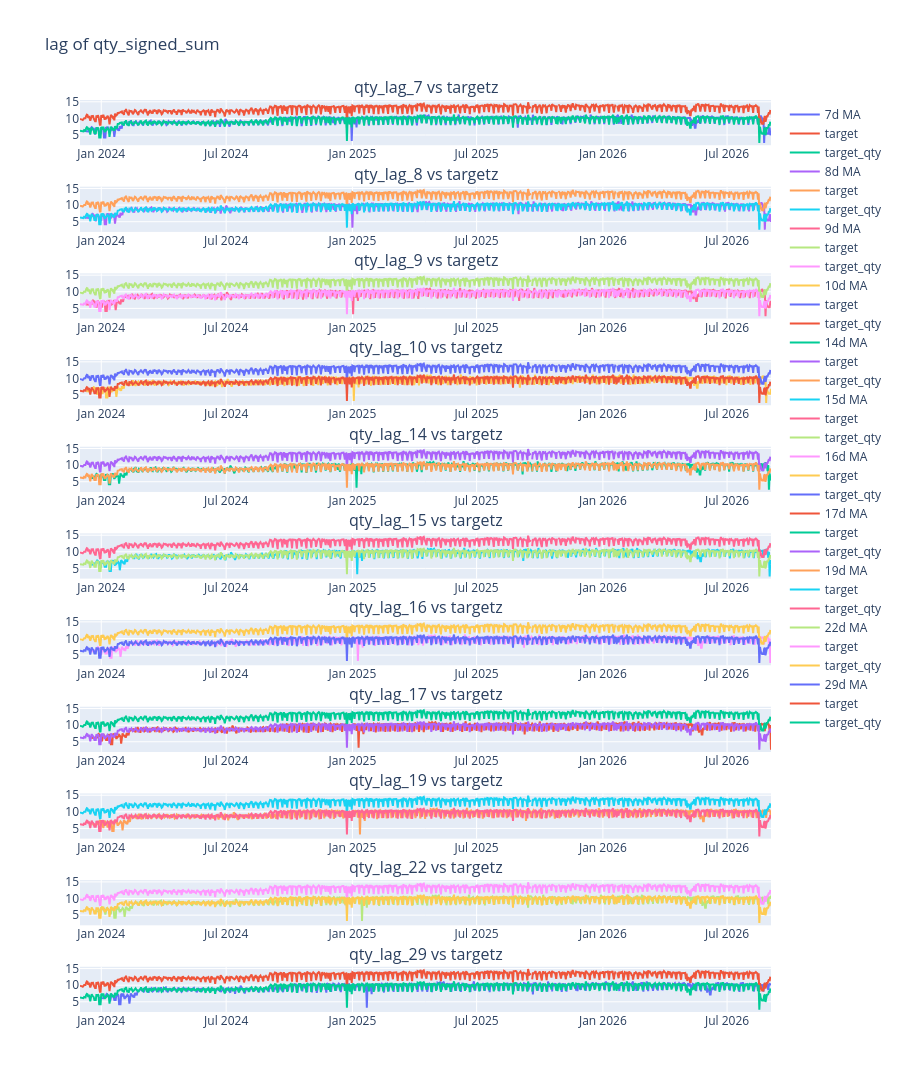
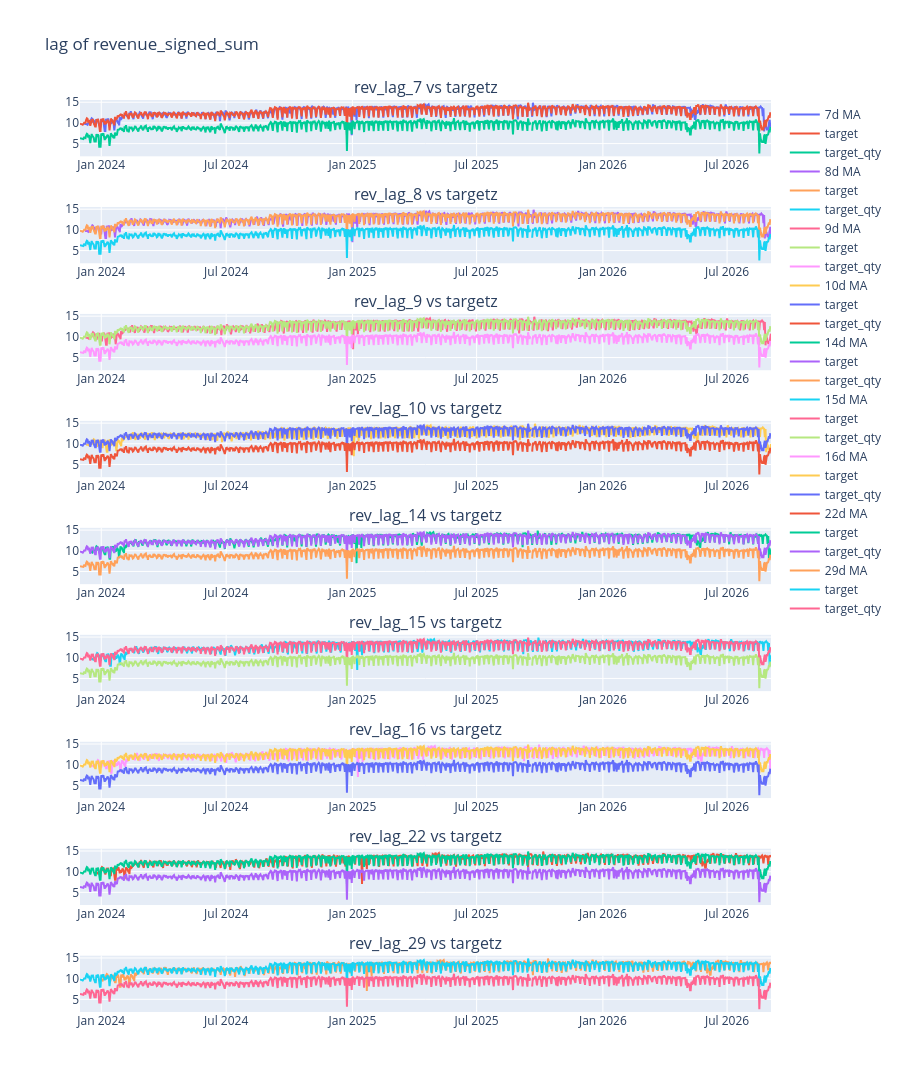
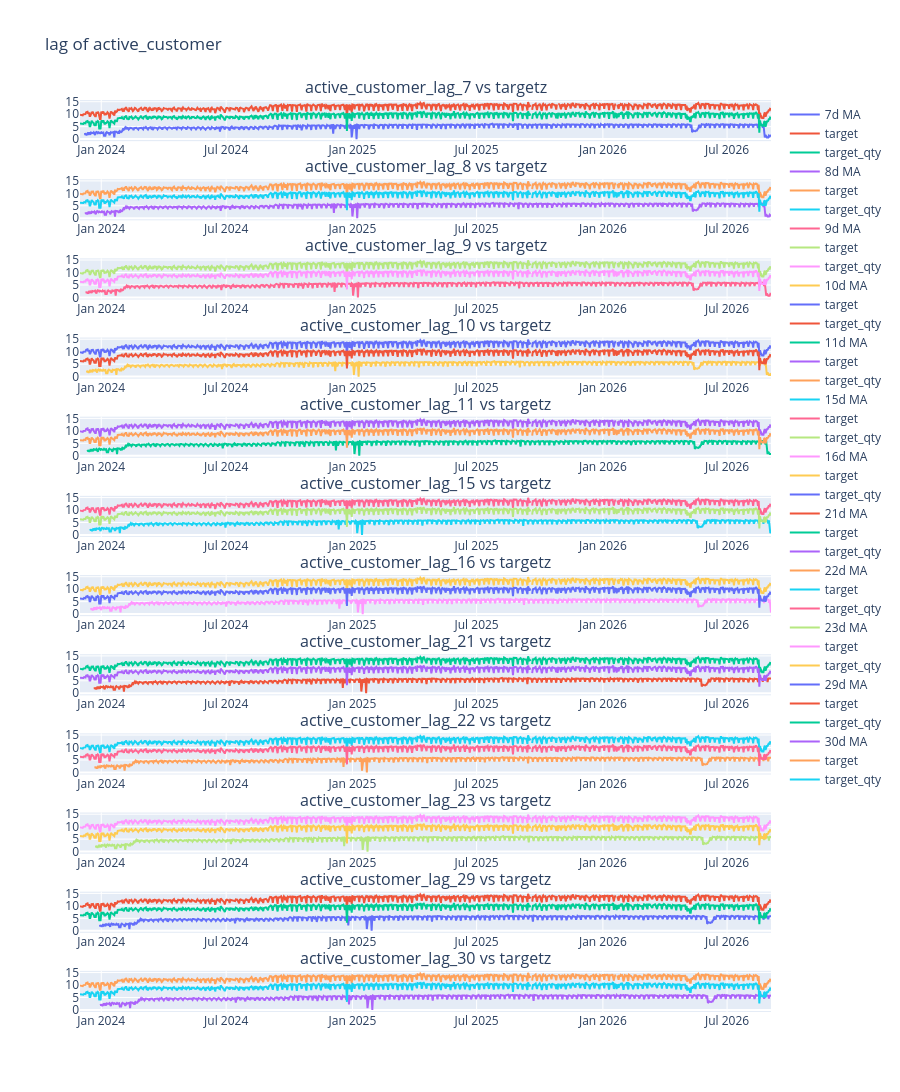
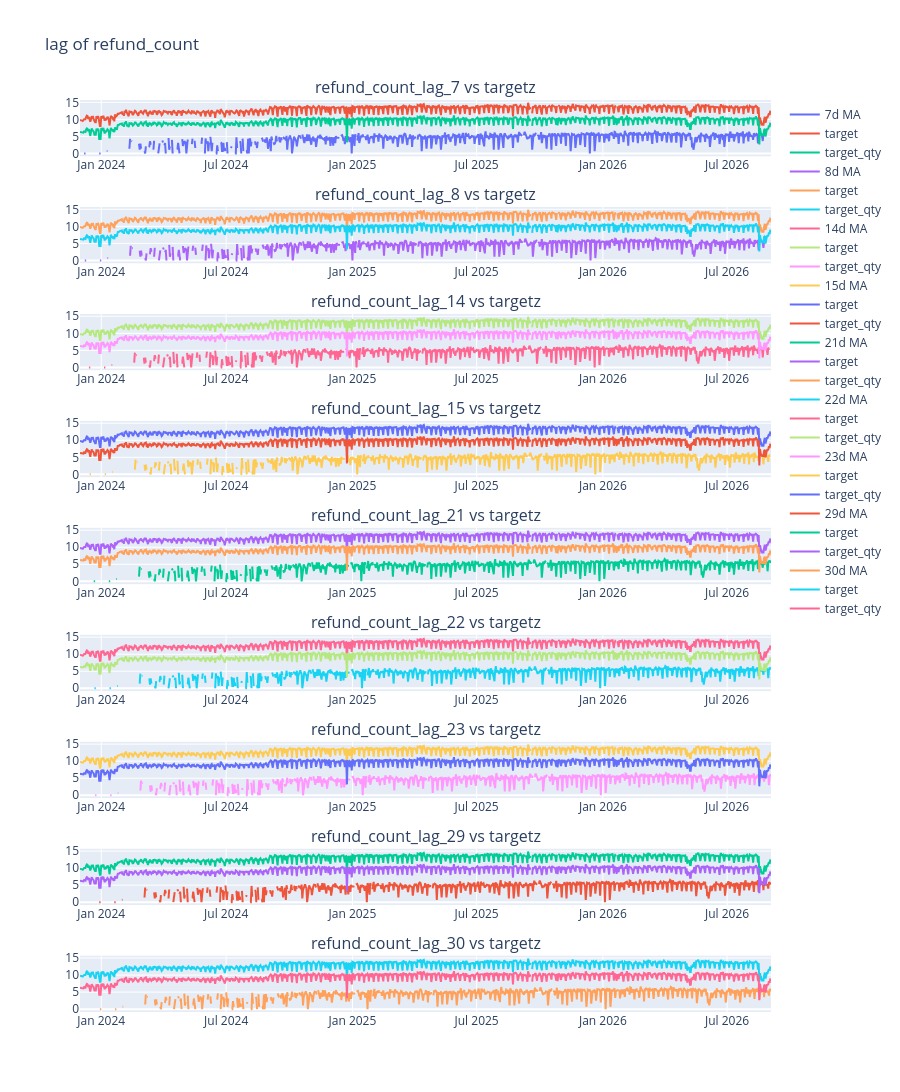

The notebook cell these images were saved under, in order:
### Code cell
for col in cols:
    prefix = prefix_map.get(col, col)

    fig = sp.make_subplots(rows=len(lag_duration[prefix]), cols=1, subplot_titles=[f"{prefix}_lag_{i} vs targetz" for i in lag_duration[prefix]])

    for idx, i in enumerate(lag_duration[prefix], start=1):
        lag_col = F"{prefix}_lag_{i}"
        fig.add_trace(
            go.Scatter(x=df_explore["invoice_date"], y=np.log(df_explore[lag_col]), name= f"{i}d MA"),
            row=idx, col=1
        )
        fig.add_trace(
            go.Scatter(x=df_explore["invoice_date"], y=np.log(df_explore["target"]), name="target"),
            row=idx, col=1
        )
        fig.add_trace(
            go.Scatter(x=df_explore["invoice_date"], y=np.log(df_explore["target_qty"]), name="target_qty"),
            row=idx, col=1
        )
    
    
    fig.update_layout(height=3000, title_text=f"lag of {col}")
    fig.show()
